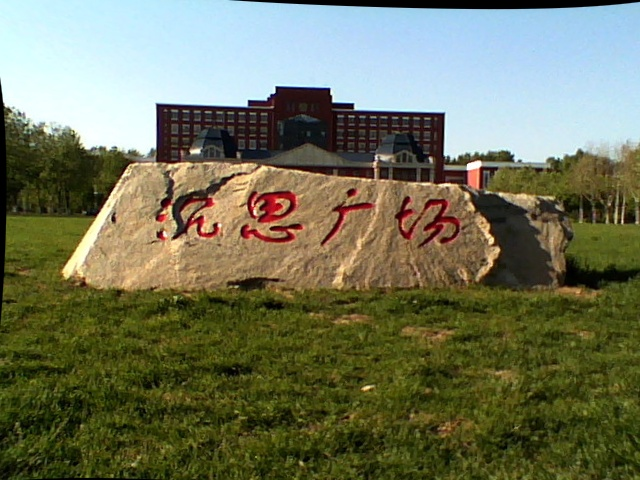
#> input picture projectG/left_rectify.jpg, 640 x 480 px, found by its file name
$ python SGBM.py
#> lines starting #> are read from the running program, lines starting #| are printed output that depends on the picture
# -*-coding:utf-8 -*-

import numpy as np
import cv2


def SGBM_update(img_l_in, img_r_in, img_out):
    """

        :param img_l_in: 左图传入路径
        :param img_r_in: 右图传入路径
        :param img_out: 输出
        :return:
        """
#> called with img_l_in = 'E:\\left_rectify.jpg', img_r_in = 'E:\\right_rectify.jpg', img_out = 'E:\\out.png'
    # start = time.clock()
    SGBM_blockSize = 5  # 一个匹配块的大小,大于1的奇数
    SGBM_num = 2
    min_disp = 0  # 最小的视差值，通常情况下为0
    num_disp = SGBM_num * 16  # 192 - min_disp #视差范围，即最大视差值和最小视差值之差，必须是16的倍数。
    # blockSize = blockSize #匹配块大小（SADWindowSize），必须是大于等于1的奇数，一般为3~11
    uniquenessRatio = 6  # 视差唯一性百分比， 视差窗口范围内最低代价是次低代价的(1 + uniquenessRatio/100)倍时，最低代价对应的视差值才是该像素点的视差，否则该像素点的视差为 0，通常为5~15.
    speckleRange = 2  # 视差变化阈值，每个连接组件内的最大视差变化。如果你做斑点过滤，将参数设置为正值，它将被隐式乘以16.通常，1或2就足够好了
    speckleWindowSize = 60  # 平滑视差区域的最大尺寸，以考虑其噪声斑点和无效。将其设置为0可禁用斑点过滤。否则，将其设置在50-200的范围内。
    disp12MaxDiff = 200  # 左右视差图的最大容许差异（超过将被清零），默认为 -1，即不执行左右视差检查。
    P1 = 600  # 惩罚系数，一般：P1=8*通道数*SADWindowSize*SADWindowSize，P2=4*P1
    P2 = 2400  # p1控制视差平滑度，p2值越大，差异越平滑

    imgL = cv2.imread(img_l_in)
#> imgL is the input picture: shape (480, 640, 3); mean B, G, R 90.8, 116.5, 113.2
    imgR = cv2.imread(img_r_in)
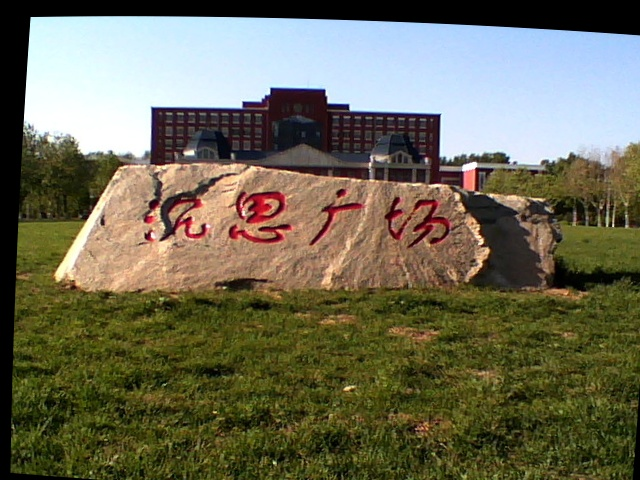
#> input picture projectG/right_rectify.jpg, 640 x 480 px, found by its file name
#> imgR is the input picture: shape (480, 640, 3); mean B, G, R 86.5, 107.2, 109.8
    # [15 lines of commented-out code are left out]

    SGBM_stereo = cv2.StereoSGBM_create(
        minDisparity=min_disp,  # 最小的视差值

        numDisparities=num_disp,  # 视差范围
        blockSize=SGBM_blockSize,  # 匹配块大小（SADWindowSize）
        uniquenessRatio=uniquenessRatio,  # 视差唯一性百分比
        speckleRange=speckleRange,  # 视差变化阈值
        speckleWindowSize=speckleWindowSize,
        disp12MaxDiff=disp12MaxDiff,  # 左右视差图的最大容许差异
        P1=P1,  # 惩罚系数
        P2=P2
    )
    SGBM_stereo.setBlockSize(SGBM_blockSize)
    # SGBM_num = cv2.getTrackbarPos('num_disp', 'SGNM_disparity')
    num_disp = SGBM_num * 16
    SGBM_stereo.setNumDisparities(num_disp)
    SGBM_stereo.setUniquenessRatio(cv2.getTrackbarPos('unique_Ratio', 'SGNM_disparity'))
    SGBM_stereo.setSpeckleWindowSize(cv2.getTrackbarPos('spec_WinSize', 'SGNM_disparity'))
    SGBM_stereo.setSpeckleRange(cv2.getTrackbarPos('spec_Range', 'SGNM_disparity'))
    SGBM_stereo.setDisp12MaxDiff(cv2.getTrackbarPos('disp12MaxDiff', 'SGNM_disparity'))

    # print('computing SGNM_disparity...')

    disp = SGBM_stereo.compute(imgL, imgR).astype(np.float32) / 16.0
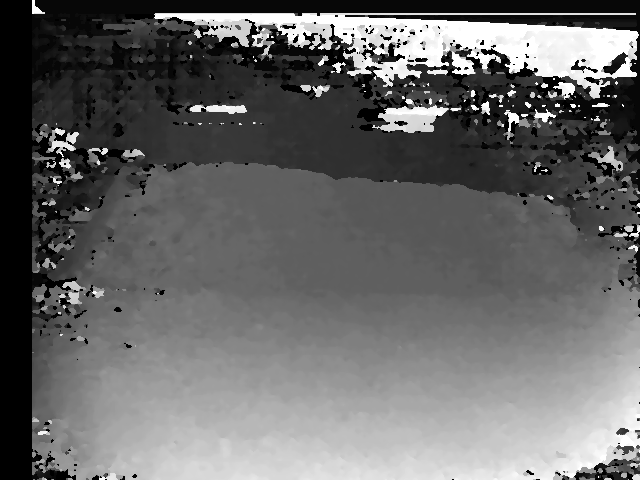
#> disp: shape (480, 640) float32; min -1, max 31, mean 12; drawn with min black and max white
    dst = disp * 10
    # cv2.imshow('left', imgL)
    # cv2.imshow('right', imgR)
    # cv2.imshow('SGNM_disparity1', (disp-min_disp)/num_disp)

    cv2.imwrite(img_out, dst)
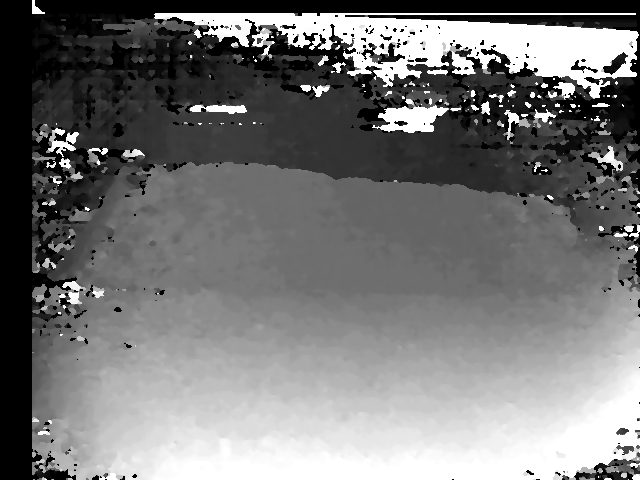
#> saved as out.png: shape (480, 640); min 0, max 255, mean 117.9


if __name__ == "__main__":
    SGBM_update(img_l_in=r'E:\left_rectify.jpg', img_r_in=r'E:\right_rectify.jpg', img_out=r'E:\out.png')
    pass
